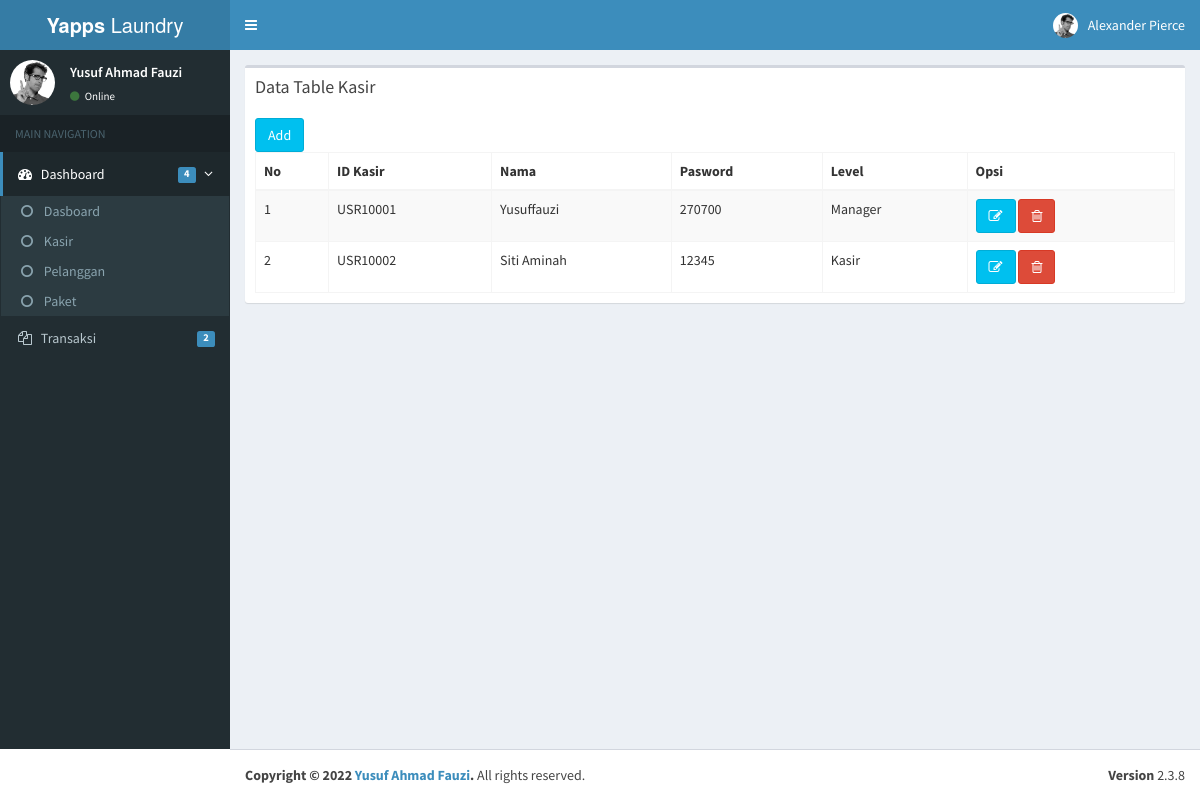
The app's page /page/Kasir/tampil.php with its own data.
### tables this page shows
CREATE TABLE `tb_user` (
  `id_user` varchar(11) NOT NULL,
  `nm_user` varchar(50) NOT NULL,
  `password` varchar(50) NOT NULL,
  `level` varchar(50) NOT NULL
);

### page/database.php (called while the page is built, shortened)
<?php
class database{
    var $host = "localhost";
    var $username = "root";
    var $password = "";
    var $database = "laundry";
    var $koneksi = "";
    function __construct(){
        $this->koneksi = mysqli_connect($this->host, $this->username,
         $this->password, $this->database);
    }
    function tampil_data_kasir(){
        $data = mysqli_query($this->koneksi, "select*from tb_user");
        while($row = mysqli_fetch_array($data)){
            $hasil[] = $row;
        }
        return $hasil;
    }
}
?>

### page/Kasir/tampil.php (the view, shortened to what this page needs)
<?php
include '../database.php';
$db = new database();
?>
<!DOCTYPE html>
<html>
<head>
  <link rel="stylesheet" href="../../bootstrap/css/bootstrap.min.css">
  <link rel="stylesheet" href="https://cdnjs.cloudflare.com/ajax/libs/font-awesome/4.5.0/css/font-awesome.min.css">
  <link rel="stylesheet" href="https://cdnjs.cloudflare.com/ajax/libs/ionicons/2.0.1/css/ionicons.min.css">
  <link rel="stylesheet" href="../../dist/css/AdminLTE.min.css">
  <link rel="stylesheet" href="../../dist/css/skins/_all-skins.min.css">
</head>
<body class="hold-transition skin-blue sidebar-mini">
<div class="wrapper">
  <header class="main-header">
    <a href="../../index2.html" class="logo">
      <span class="logo-lg"><b>Yapps </b>Laundry</span>
    </a>
    <nav class="navbar navbar-static-top">
      <a href="#" class="sidebar-toggle" data-toggle="offcanvas" role="button">
      </a>
      <div class="navbar-custom-menu">
        <ul class="nav navbar-nav">
          <li class="dropdown user user-menu">
            <a href="#" class="dropdown-toggle" data-toggle="dropdown">
              <img src="../../dist/img/user2-160x160.jpg" class="user-image" alt="User Image">
              <span class="hidden-xs">Alexander Pierce</span>
            </a>
          </li>
        </ul>
      </div>
    </nav>
  </header>
  <aside class="main-sidebar">
    <section class="sidebar">
      <div class="user-panel">
        <div class="pull-left image">
          <img src="../../dist/img/user2-160x160.jpg" class="img-circle" alt="User Image">
        </div>
        <div class="pull-left info">
          <p>Yusuf Ahmad Fauzi</p>
          <a href="#"><i class="fa fa-circle text-success"></i> Online</a>
        </div>
      </div>
      <ul class="sidebar-menu">
        <li class="header">MAIN NAVIGATION</li>
        <li class="active treeview">
          <a href="#">
            <i class="fa fa-dashboard"></i> <span>Dashboard</span>
            <span class="pull-right-container">
              <i class="fa fa-angle-left pull-right"></i>
              <span class="label label-primary pull-right">4</span>
            </span>
          </a>
          <ul class="treeview-menu">
            <li><a href="../../tampil.php"><i class="fa fa-circle-o"></i> Dasboard</a></li>
            <li><a href="tampil.php"><i class="fa fa-circle-o"></i> Kasir</a></li>
            <li><a href="../Pelanggan/tampil.php"><i class="fa fa-circle-o"></i> Pelanggan</a></li>
            <li><a href="../Paket/tampil.php"><i class="fa fa-circle-o"></i> Paket</a></li>
          </ul>
        </li>
        <li class="treeview">
          <a href="#">
            <i class="fa fa-files-o"></i>
            <span>Transaksi</span>
            <span class="pull-right-container">
              <span class="label label-primary pull-right">2</span>
            </span>
          </a>
        </li>
        </ul>
    </section>
  </aside>
  <div class="content-wrapper">
    <section class="content-header">
    <div class="box">
            <div class="box-header">
              <h3 class="box-title">Data Table Kasir</h3>
            </div>
            <div class="box-body">
              <table id="example1" class="table table-bordered table-striped">
                <thead>
                <a href = "forminput.php" class="btn btn-info"></i> Add</a>
                <th>No</th>
                <th>ID Kasir</th>
                <th>Nama</th>
                <th>Pasword</th>
                <th>Level</th>
                <th>Opsi</th>
                </thead>
                <tbody>
                <?php
              $no = 1;
              foreach ($db->tampil_data_kasir() as $x){
              ?>
              <tr>
              <td><?php echo $no++; ?></td>
              <td><?php echo $x['id_user']; ?></td>
              <td><?php echo $x['nm_user']; ?></td>
              <td><?php echo $x['password']; ?></td>
              <td><?php echo $x['level']; ?></td>
              <td>
                  <a class="btn btn-info" href="edit.php?id=<?php echo $x['id_user']; ?>&aksi=edit"><i class="fa fa-edit"></i></a>
                  <a class="btn btn-danger" href="../inputdata.php?action=deletekasir&idkasir=<?php echo $x['id_user']; ?>" ><i class="fa  fa-trash-o"></i></a>
              </td>
              </tr>
              <?php } ?>
              </table>
            </div>
          </div>
          </div>
      </div>
  <footer class="main-footer">
    <div class="pull-right hidden-xs">
      <b>Version</b> 2.3.8
    </div>
    <strong>Copyright &copy; 2022 <a href="">Yusuf Ahmad Fauzi</a>.</strong> All rights
    reserved.
  </footer>
</body>
</html>

### records on screen
tb_user: id_user "USR10001", nm_user "Yusuffauzi", password "270700", level "Manager"
tb_user: id_user "USR10002", nm_user "Siti Aminah", password "12345", level "Kasir"
